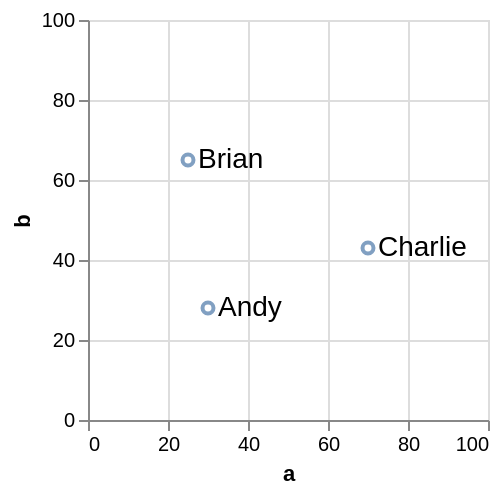

Here is the Vega-Lite specification saved for this chart:
### Vega specification from a JSON file in a GitHub repository (floating-point values rounded to 4 significant figures)
{"$schema": "https://vega.github.io/schema/vega/v5.json", "description": "A simple bar chart with embedded data.", "background": "white", "padding": 5, "width": 200, "height": 200, "style": "cell", "data": [{"name": "source_0", "values": [{"a": 30, "b": 28, "label": "Andy"}, {"a": 25, "b": 65, "label": "Brian"}, {"a": 70, "b": 43, "label": "Charlie"}]}, {"name": "data_0", "source": "source_0", "transform": [{"type": "filter", "expr": "isValid(datum[\"a\"]) && isFinite(+datum[\"a\"]) && isValid(datum[\"b\"]) && isFinite(+datum[\"b\"])"}]}], "signals": [{"name": "angle", "value": 0, "bind": {"input": "range", "min": -180, "max": 180, "step": 1}}, {"name": "dx", "value": 5, "bind": {"input": "range", "min": -20, "max": 20, "step": 1}}, {"name": "dy", "value": 0, "bind": {"input": "range", "min": -20, "max": 20, "step": 1}}, {"name": "xOffset", "value": 0, "bind": {"input": "range", "min": -20, "max": 20, "step": 1}}, {"name": "yOffset", "value": 0, "bind": {"input": "range", "min": -20, "max": 20, "step": 1}}, {"name": "fontSize", "value": 14, "bind": {"input": "range", "min": 1, "max": 36, "step": 1}}, {"name": "limit", "value": 0, "bind": {"input": "range", "min": 0, "max": 150, "step": 1}}, {"name": "align", "value": "left", "bind": {"input": "select", "options": ["left", "center", "right"]}}, {"name": "baseline", "value": "middle", "bind": {"input": "select", "options": ["alphabetic", "top", "middle", "bottom"]}}, {"name": "font", "value": "sans-serif", "bind": {"input": "select", "options": ["sans-serif", "serif", "monospace"]}}, {"name": "fontWeight", "value": "normal", "bind": {"input": "select", "options": ["normal", "bold"]}}, {"name": "fontStyle", "value": "normal", "bind": {"input": "select", "options": ["normal", "italic"]}}], "marks": [{"name": "layer_0_marks", "type": "symbol", "style": ["point"], "from": {"data": "data_0"}, "encode": {"update": {"opacity": {"value": 0.7}, "fill": {"value": "transparent"}, "stroke": {"value": "#4c78a8"}, "ariaRoleDescription": {"value": "point"}, "description": {"signal": "\"a: \" + (format(datum[\"a\"], \"\")) + \"; b: \" + (format(datum[\"b\"], \"\"))"}, "x": {"scale": "x", "field": "a"}, "y": {"scale": "y", "field": "b"}}}}, {"name": "layer_1_marks", "type": "text", "style": ["text"], "from": {"data": "data_0"}, "encode": {"update": {"align": {"signal": "align"}, "baseline": {"signal": "baseline"}, "dx": {"signal": "dx"}, "dy": {"signal": "dy"}, "limit": {"signal": "limit"}, "angle": {"signal": "angle"}, "font": {"signal": "font"}, "fontSize": {"signal": "fontSize"}, "fontWeight": {"signal": "fontWeight"}, "fontStyle": {"signal": "fontStyle"}, "fill": {"value": "black"}, "description": {"signal": "\"a: \" + (format(datum[\"a\"], \"\")) + \"; b: \" + (format(datum[\"b\"], \"\")) + \"; label: \" + (isValid(datum[\"label\"]) ? datum[\"label\"] : \"\"+datum[\"label\"])"}, "x": {"scale": "x", "field": "a", "offset": {"signal": "xOffset"}}, "y": {"scale": "y", "field": "b", "offset": {"signal": "yOffset"}}, "text": {"signal": "isValid(datum[\"label\"]) ? datum[\"label\"] : \"\"+datum[\"label\"]"}}}}], "scales": [{"name": "x", "type": "linear", "domain": [0, 100], "range": [0, {"signal": "width"}], "nice": true, "zero": true}, {"name": "y", "type": "linear", "domain": [0, 100], "range": [{"signal": "height"}, 0], "nice": true, "zero": true}], "axes": [{"scale": "x", "orient": "bottom", "gridScale": "y", "grid": true, "tickCount": {"signal": "ceil(width/40)"}, "domain": false, "labels": false, "aria": false, "maxExtent": 0, "minExtent": 0, "ticks": false, "zindex": 0}, {"scale": "y", "orient": "left", "gridScale": "x", "grid": true, "tickCount": {"signal": "ceil(height/40)"}, "domain": false, "labels": false, "aria": false, "maxExtent": 0, "minExtent": 0, "ticks": false, "zindex": 0}, {"scale": "x", "orient": "bottom", "grid": false, "title": "a", "labelAngle": 0, "labelBaseline": "top", "labelFlush": true, "labelOverlap": true, "tickCount": {"signal": "ceil(width/40)"}, "zindex": 0}, {"scale": "y", "orient": "left", "grid": false, "title": "b", "labelOverlap": true, "tickCount": {"signal": "ceil(height/40)"}, "zindex": 0}]}
